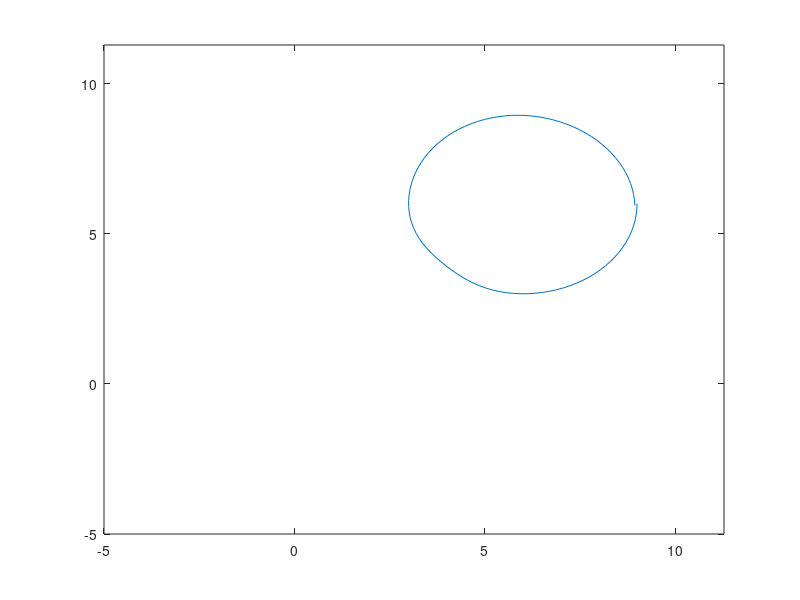

MATLAB code to generate this figure:
% TIME PARAMETERS ------------------------------------------------------ %
T = 1;           % Length of time
S = 100;         % Amount of time steps
t = T / (S - 1); % Time interval
% ---------------------------------------------------------------------- %
% SHAPE ACCURACY ------------------------------------------------------- %
n = 100; % Amount of points to create shape 
% ---------------------------------------------------------------------- %
% SPEED FUNCTION ------------------------------------------------------- %
F = -1;
% ---------------------------------------------------------------------- %
% CO-ORDINATES OF SHAPE ------------------------------------------------ %
a = 0; b = 2*pi; h = abs(b-a)/(n-1);
ang = a:h:b;
xC = 3; yC = 3; r = 3;
xValues = r*cos(ang) + xC;
yValues = r*sin(ang) + yC;
% ---------------------------------------------------------------------- %
% APPLY THE LEVEL SET METHOD'S UPWIND SCHEME --------------------------- %
stepMatrixX = zeros(n, S+1);    % Matrix to hold values
stepMatrixX(:,1) = xValues;    % Store starting values
stepMatrixY = zeros(n, S+1);
stepMatrixY(:,1) = yValues;
for i = 1:S
    diffX = diff(stepMatrixX(:,i)) / h;
    dXBack = diffX([1 1:end]);
    dXForw = diffX([1:end end]);
    diffY = diff(stepMatrixY(:,i)) / h;
    dYBack = diffY([1 1:end]);
    dYForw = diffY([1:end end]);
    
    GradPlus=(max(dXBack,0).^2 + min(dXForw,0).^2 + max(dYBack,0).^2 + min(dYForw,0).^2).^(1/2);
    GradMinus=(min(dXBack,0).^2 + max(dXForw,0).^2 + min(dYBack,0).^2 + max(dYForw,0).^2).^(1/2);
    
    stepMatrixX(:,i+1) = stepMatrixX(:,i) - t * (max(F,0)*GradPlus+min(F,0)*GradMinus);
    stepMatrixY(:,i+1) = stepMatrixY(:,i)- t * (max(F,0)*GradPlus+min(F,0)*GradMinus); 
end
% ---------------------------------------------------------------------- %
% PLOT STEPS ----------------------------------------------------------- %
% Plot the results on the same graph to track movement of the interface.
figure;
for i = 1:S
    plot(stepMatrixX(:,i), stepMatrixY(:,i))
    axis([a-5 b+5 a-5 b+5])
    drawnow
end
% ---------------------------------------------------------------------- %